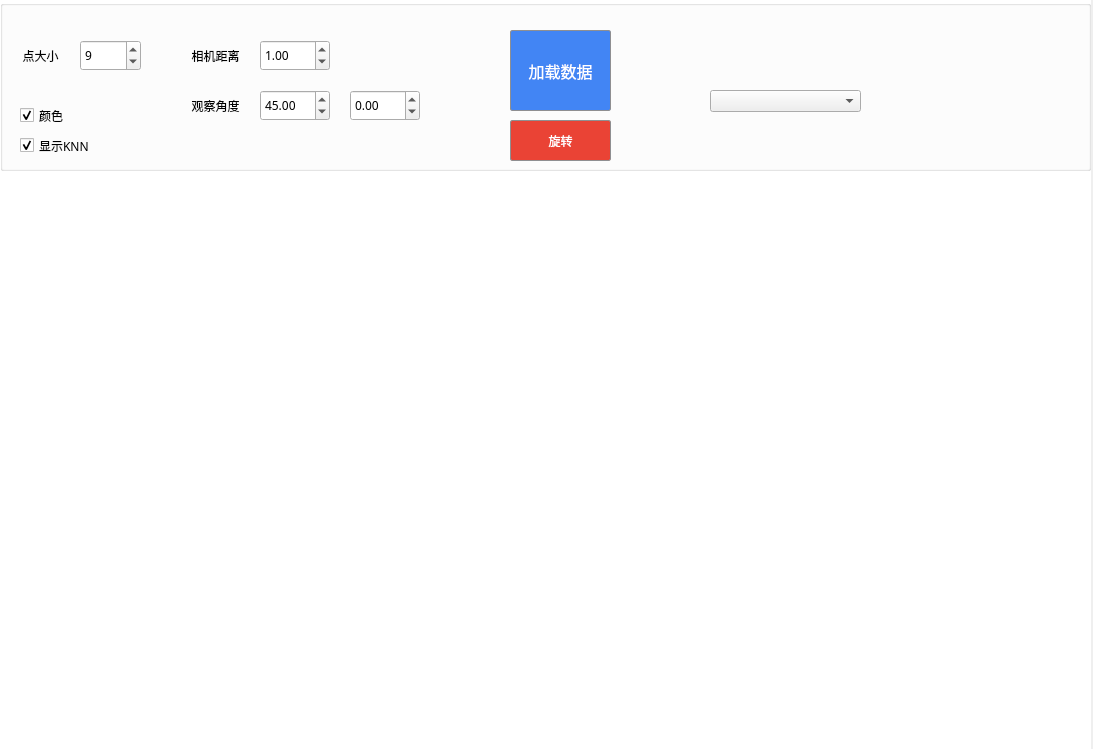
<?xml version="1.0" encoding="UTF-8"?>
<ui version="4.0">
 <class>MainWindow</class>
 <widget class="QMainWindow" name="MainWindow">
  <property name="geometry">
   <rect>
    <x>0</x>
    <y>0</y>
    <width>1093</width>
    <height>749</height>
   </rect>
  </property>
  <property name="windowTitle">
   <string>MainWindow</string>
  </property>
  <widget class="QWidget" name="centralWidget">
   <widget class="QGroupBox" name="groupBox">
    <property name="geometry">
     <rect>
      <x>0</x>
      <y>0</y>
      <width>1091</width>
      <height>171</height>
     </rect>
    </property>
    <property name="font">
     <font>
      <family>微软雅黑</family>
     </font>
    </property>
    <property name="title">
     <string/>
    </property>
    <widget class="QPushButton" name="pushButton">
     <property name="geometry">
      <rect>
       <x>510</x>
       <y>30</y>
       <width>101</width>
       <height>81</height>
      </rect>
     </property>
     <property name="font">
      <font>
       <family>微软雅黑</family>
       <pointsize>12</pointsize>
      </font>
     </property>
     <property name="styleSheet">
      <string notr="true">QPushButton {
    border: 1px solid #8f8f91;
    border-radius: 2px;
    background-color: rgb(66,133,244);
    min-width: 80px;
    color:#FFFFFF;
}

QPushButton:hover{
    border: 1px solid #8f8f91;
    border-radius: 3px;
    background-color: qlineargradient(x1: 0, y1: 0, x2: 0, y2: 1,stop: 0 #5295F4, stop: 1 #4285F4);
    min-width: 80px;
}

QPushButton :pressed{
    border: 1px solid #8f8f91;
    border-radius: 2px;
    background-color: qlineargradient(x1: 0, y1: 0, x2: 0, y2: 1,stop: 0 #5295F4, stop: 1 #4285F4);
    min-width: 80px;
    color:#FFFFFF;
}


</string>
     </property>
     <property name="text">
      <string>加载数据</string>
     </property>
    </widget>
    <widget class="QPushButton" name="BtnViewing">
     <property name="geometry">
      <rect>
       <x>510</x>
       <y>120</y>
       <width>101</width>
       <height>41</height>
      </rect>
     </property>
     <property name="font">
      <font>
       <family>微软雅黑</family>
      </font>
     </property>
     <property name="styleSheet">
      <string notr="true">QPushButton {
    border: 1px solid #8f8f91;
    border-radius: 2px;
    background-color: rgb(234,67,53);
    min-width: 80px;
    color:#FFFFFF;
}

QPushButton:hover{
    border: 1px solid #8f8f91;
    border-radius: 3px;
    background-color: qlineargradient(x1: 0, y1: 0, x2: 0, y2: 1,stop: 0 rgb(180,110,110), stop: 1 rgb(110,10,10));
    min-width: 80px;
}

QPushButton :pressed{
    border: 1px solid #8f8f91;
    border-radius: 2px;
    background-color: qlineargradient(x1: 0, y1: 0, x2: 0, y2: 1,stop: 0 #4E6060, stop: 1 #1B1B1B);
    min-width: 80px;
    color:#FFFFFF;
}


</string>
     </property>
     <property name="text">
      <string>旋转</string>
     </property>
     <property name="checkable">
      <bool>true</bool>
     </property>
    </widget>
    <widget class="QSpinBox" name="spinPointSize">
     <property name="geometry">
      <rect>
       <x>80</x>
       <y>40</y>
       <width>61</width>
       <height>31</height>
      </rect>
     </property>
     <property name="minimum">
      <number>1</number>
     </property>
     <property name="maximum">
      <number>20</number>
     </property>
     <property name="value">
      <number>9</number>
     </property>
    </widget>
    <widget class="QLabel" name="label_3">
     <property name="geometry">
      <rect>
       <x>10</x>
       <y>40</y>
       <width>61</width>
       <height>31</height>
      </rect>
     </property>
     <property name="text">
      <string>点大小</string>
     </property>
     <property name="alignment">
      <set>Qt::AlignCenter</set>
     </property>
    </widget>
    <widget class="QCheckBox" name="ckbColored">
     <property name="geometry">
      <rect>
       <x>20</x>
       <y>100</y>
       <width>101</width>
       <height>31</height>
      </rect>
     </property>
     <property name="text">
      <string>颜色</string>
     </property>
     <property name="checked">
      <bool>true</bool>
     </property>
    </widget>
    <widget class="QLabel" name="label_4">
     <property name="geometry">
      <rect>
       <x>180</x>
       <y>90</y>
       <width>71</width>
       <height>31</height>
      </rect>
     </property>
     <property name="text">
      <string>观察角度</string>
     </property>
     <property name="alignment">
      <set>Qt::AlignCenter</set>
     </property>
    </widget>
    <widget class="QLabel" name="label_5">
     <property name="geometry">
      <rect>
       <x>180</x>
       <y>40</y>
       <width>71</width>
       <height>31</height>
      </rect>
     </property>
     <property name="text">
      <string>相机距离</string>
     </property>
     <property name="alignment">
      <set>Qt::AlignCenter</set>
     </property>
    </widget>
    <widget class="QDoubleSpinBox" name="spinDist">
     <property name="geometry">
      <rect>
       <x>260</x>
       <y>40</y>
       <width>70</width>
       <height>31</height>
      </rect>
     </property>
     <property name="minimum">
      <double>0.010000000000000</double>
     </property>
     <property name="maximum">
      <double>500.000000000000000</double>
     </property>
     <property name="singleStep">
      <double>0.030000000000000</double>
     </property>
     <property name="value">
      <double>1.000000000000000</double>
     </property>
    </widget>
    <widget class="QDoubleSpinBox" name="spinHor">
     <property name="geometry">
      <rect>
       <x>260</x>
       <y>90</y>
       <width>70</width>
       <height>31</height>
      </rect>
     </property>
     <property name="minimum">
      <double>-360.000000000000000</double>
     </property>
     <property name="maximum">
      <double>360.000000000000000</double>
     </property>
     <property name="value">
      <double>45.000000000000000</double>
     </property>
    </widget>
    <widget class="QDoubleSpinBox" name="spinVer">
     <property name="geometry">
      <rect>
       <x>350</x>
       <y>90</y>
       <width>70</width>
       <height>31</height>
      </rect>
     </property>
     <property name="minimum">
      <double>-89.000000000000000</double>
     </property>
     <property name="maximum">
      <double>89.000000000000000</double>
     </property>
    </widget>
    <widget class="QCheckBox" name="ckbShowLine">
     <property name="geometry">
      <rect>
       <x>20</x>
       <y>130</y>
       <width>101</width>
       <height>31</height>
      </rect>
     </property>
     <property name="text">
      <string>显示KNN</string>
     </property>
     <property name="checked">
      <bool>true</bool>
     </property>
    </widget>
    <widget class="QComboBox" name="cbxHistories">
     <property name="geometry">
      <rect>
       <x>710</x>
       <y>90</y>
       <width>151</width>
       <height>22</height>
      </rect>
     </property>
    </widget>
   </widget>
   <widget class="QLabel" name="label_2">
    <property name="geometry">
     <rect>
      <x>-10</x>
      <y>0</y>
      <width>1101</width>
      <height>751</height>
     </rect>
    </property>
    <property name="styleSheet">
     <string notr="true">background-color: rgb(255, 255, 255);</string>
    </property>
    <property name="text">
     <string/>
    </property>
   </widget>
   <zorder>label_2</zorder>
   <zorder>groupBox</zorder>
  </widget>
 </widget>
 <layoutdefault spacing="6" margin="11"/>
 <resources/>
 <connections/>
</ui>
